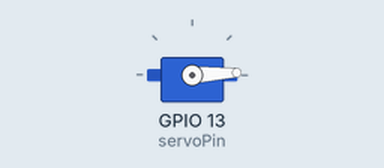
Recording of a sketch running on a simulated ESP32. Shown: servo.

Above: at 0.05 s.
At 0.6 s:
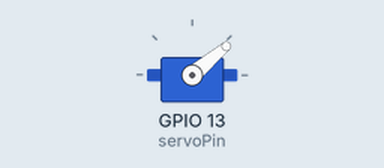
At 1.2 s:
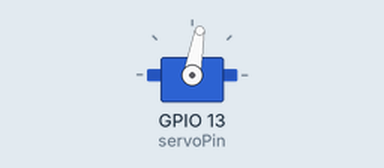
At 2.4 s:
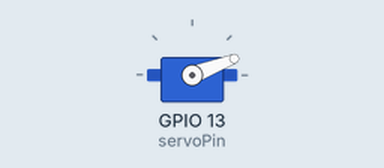
Timing chart, 0 to 6.2 s (numbered marks = the images above):
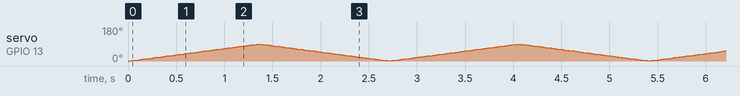

The sketch:

sketch_jan12a.ino
```cpp
#include <ESP32_Servo.h>

int servoPin = 13;

Servo servo;

int angle = 0; // servo position in degrees

void setup()
{
    servo.attach(servoPin);
}


void loop()
{
  // scan from 0 to 180 degrees
  for(angle = 0; angle < 90; angle++)
  {
    servo.write(angle);
    delay(15);
  }
  // now scan back from 180 to 0 degrees
  for(angle = 90; angle > 0; angle--)
  {
    servo.write(angle);
    delay(15);
  }
}
```
